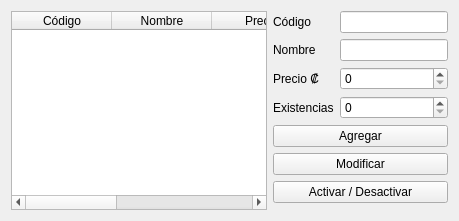
<?xml version="1.0" encoding="UTF-8"?>
<ui version="4.0">
 <class>ProductosForm</class>
 <widget class="QWidget" name="ProductosForm">
  <layout class="QHBoxLayout" name="layoutPrincipal">
   <item>
    <widget class="QTableWidget" name="tablaProductos">
     <property name="editTriggers"><set>QAbstractItemView::NoEditTriggers</set></property>
     <property name="selectionBehavior"><enum>QAbstractItemView::SelectRows</enum></property>
     <attribute name="horizontalHeaderStretchLastSection"><bool>true</bool></attribute>
     <column><property name="text"><string>Código</string></property></column>
     <column><property name="text"><string>Nombre</string></property></column>
     <column><property name="text"><string>Precio</string></property></column>
     <column><property name="text"><string>Existencias</string></property></column>
     <column><property name="text"><string>Estado</string></property></column>
    </widget>
   </item>
   <item>
    <layout class="QVBoxLayout" name="layoutFicha">
     <item>
      <layout class="QFormLayout" name="layoutCampos">
       <item row="0" column="0"><widget class="QLabel" name="lblCodigo"><property name="text"><string>Código</string></property></widget></item>
       <item row="0" column="1"><widget class="QLineEdit" name="txtCodigo"/></item>
       <item row="1" column="0"><widget class="QLabel" name="lblNombre"><property name="text"><string>Nombre</string></property></widget></item>
       <item row="1" column="1"><widget class="QLineEdit" name="txtNombre"/></item>
       <item row="2" column="0"><widget class="QLabel" name="lblPrecio"><property name="text"><string>Precio ₡</string></property></widget></item>
       <item row="2" column="1"><widget class="QSpinBox" name="spnPrecio"><property name="maximum"><number>10000000</number></property></widget></item>
       <item row="3" column="0"><widget class="QLabel" name="lblExistencias"><property name="text"><string>Existencias</string></property></widget></item>
       <item row="3" column="1"><widget class="QSpinBox" name="spnExistencias"><property name="maximum"><number>100000</number></property></widget></item>
      </layout>
     </item>
     <item><widget class="QPushButton" name="btnAgregar"><property name="text"><string>Agregar</string></property></widget></item>
     <item><widget class="QPushButton" name="btnModificar"><property name="text"><string>Modificar</string></property></widget></item>
     <item><widget class="QPushButton" name="btnDesactivar"><property name="text"><string>Activar / Desactivar</string></property></widget></item>
     <item><spacer name="espacio"><property name="orientation"><enum>Qt::Vertical</enum></property></spacer></item>
    </layout>
   </item>
  </layout>
 </widget>
 <resources/>
 <connections/>
</ui>
